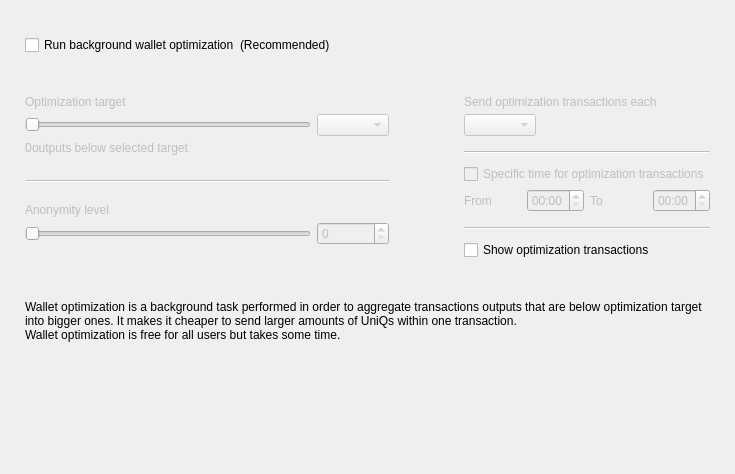
<?xml version="1.0" encoding="UTF-8"?>
<ui version="4.0">
 <class>OptimizationOptionsFrame</class>
 <widget class="QFrame" name="OptimizationOptionsFrame">
  <property name="geometry">
   <rect>
    <x>0</x>
    <y>0</y>
    <width>735</width>
    <height>474</height>
   </rect>
  </property>
  <property name="windowTitle">
   <string>Frame</string>
  </property>
  <property name="frameShape">
   <enum>QFrame::NoFrame</enum>
  </property>
  <property name="frameShadow">
   <enum>QFrame::Raised</enum>
  </property>
  <layout class="QVBoxLayout" name="verticalLayout">
   <property name="spacing">
    <number>0</number>
   </property>
   <property name="leftMargin">
    <number>25</number>
   </property>
   <property name="topMargin">
    <number>35</number>
   </property>
   <property name="rightMargin">
    <number>25</number>
   </property>
   <property name="bottomMargin">
    <number>0</number>
   </property>
   <item>
    <layout class="QHBoxLayout" name="horizontalLayout_2">
     <item>
      <widget class="QCheckBox" name="m_enableOptimizationCheck">
       <property name="text">
        <string>Run background wallet optimization</string>
       </property>
      </widget>
     </item>
     <item>
      <widget class="WalletGui::WalletNormalGrayTextLabel" name="label_8">
       <property name="text">
        <string>(Recommended)</string>
       </property>
      </widget>
     </item>
     <item>
      <spacer name="horizontalSpacer">
       <property name="orientation">
        <enum>Qt::Horizontal</enum>
       </property>
       <property name="sizeHint" stdset="0">
        <size>
         <width>40</width>
         <height>20</height>
        </size>
       </property>
      </spacer>
     </item>
    </layout>
   </item>
   <item>
    <spacer name="verticalSpacer_2">
     <property name="orientation">
      <enum>Qt::Vertical</enum>
     </property>
     <property name="sizeType">
      <enum>QSizePolicy::Fixed</enum>
     </property>
     <property name="sizeHint" stdset="0">
      <size>
       <width>20</width>
       <height>40</height>
      </size>
     </property>
    </spacer>
   </item>
   <item>
    <widget class="QWidget" name="m_optimizationOptionsWidget" native="true">
     <property name="enabled">
      <bool>true</bool>
     </property>
     <layout class="QHBoxLayout" name="horizontalLayout">
      <property name="spacing">
       <number>75</number>
      </property>
      <property name="leftMargin">
       <number>0</number>
      </property>
      <property name="topMargin">
       <number>0</number>
      </property>
      <property name="rightMargin">
       <number>0</number>
      </property>
      <property name="bottomMargin">
       <number>0</number>
      </property>
      <item alignment="Qt::AlignTop">
       <widget class="QWidget" name="widget1" native="true">
        <property name="enabled">
         <bool>false</bool>
        </property>
        <layout class="QGridLayout" name="gridLayout" columnstretch="50,0,0,0">
         <property name="leftMargin">
          <number>0</number>
         </property>
         <property name="topMargin">
          <number>0</number>
         </property>
         <property name="rightMargin">
          <number>0</number>
         </property>
         <property name="bottomMargin">
          <number>0</number>
         </property>
         <property name="verticalSpacing">
          <number>5</number>
         </property>
         <item row="0" column="0" colspan="4">
          <widget class="WalletGui::WalletNormalBlackTextLabel" name="label_5">
           <property name="text">
            <string>Optimization target</string>
           </property>
           <property name="indent">
            <number>0</number>
           </property>
          </widget>
         </item>
         <item row="4" column="0" colspan="4">
          <spacer name="verticalSpacer_3">
           <property name="orientation">
            <enum>Qt::Vertical</enum>
           </property>
           <property name="sizeType">
            <enum>QSizePolicy::Fixed</enum>
           </property>
           <property name="sizeHint" stdset="0">
            <size>
             <width>20</width>
             <height>20</height>
            </size>
           </property>
          </spacer>
         </item>
         <item row="1" column="0" colspan="3">
          <widget class="QSlider" name="m_thresholdSlider">
           <property name="maximum">
            <number>6</number>
           </property>
           <property name="pageStep">
            <number>1</number>
           </property>
           <property name="orientation">
            <enum>Qt::Horizontal</enum>
           </property>
          </widget>
         </item>
         <item row="1" column="3">
          <widget class="QComboBox" name="m_thresholdCombo"/>
         </item>
         <item row="5" column="0" colspan="4">
          <widget class="Line" name="line">
           <property name="orientation">
            <enum>Qt::Horizontal</enum>
           </property>
          </widget>
         </item>
         <item row="6" column="0" colspan="4">
          <spacer name="verticalSpacer_4">
           <property name="orientation">
            <enum>Qt::Vertical</enum>
           </property>
           <property name="sizeType">
            <enum>QSizePolicy::Fixed</enum>
           </property>
           <property name="sizeHint" stdset="0">
            <size>
             <width>20</width>
             <height>15</height>
            </size>
           </property>
          </spacer>
         </item>
         <item row="8" column="3">
          <widget class="QSpinBox" name="m_mixinSpin">
           <property name="buttonSymbols">
            <enum>QAbstractSpinBox::UpDownArrows</enum>
           </property>
          </widget>
         </item>
         <item row="7" column="0" colspan="4">
          <widget class="WalletGui::WalletNormalBlackTextLabel" name="label_7">
           <property name="text">
            <string>Anonymity level</string>
           </property>
           <property name="indent">
            <number>0</number>
           </property>
          </widget>
         </item>
         <item row="8" column="0" colspan="3">
          <widget class="QSlider" name="m_mixinSlider">
           <property name="pageStep">
            <number>1</number>
           </property>
           <property name="orientation">
            <enum>Qt::Horizontal</enum>
           </property>
          </widget>
         </item>
         <item row="2" column="0" colspan="4">
          <spacer name="verticalSpacer_12">
           <property name="orientation">
            <enum>Qt::Vertical</enum>
           </property>
           <property name="sizeType">
            <enum>QSizePolicy::Fixed</enum>
           </property>
           <property name="sizeHint" stdset="0">
            <size>
             <width>20</width>
             <height>0</height>
            </size>
           </property>
          </spacer>
         </item>
         <item row="3" column="0" colspan="4">
          <layout class="QHBoxLayout" name="horizontalLayout_3" stretch="0,1">
           <item>
            <widget class="QLabel" name="m_nonOptimizedOutputsLabel">
             <property name="text">
              <string>0</string>
             </property>
            </widget>
           </item>
           <item>
            <widget class="WalletGui::WalletNormalBlackTextLabel" name="m_nonOptimizedOutputsTextLabel">
             <property name="text">
              <string>outputs below selected target</string>
             </property>
            </widget>
           </item>
          </layout>
         </item>
        </layout>
       </widget>
      </item>
      <item>
       <layout class="QVBoxLayout" name="verticalLayout_3">
        <property name="spacing">
         <number>10</number>
        </property>
        <property name="rightMargin">
         <number>0</number>
        </property>
        <property name="bottomMargin">
         <number>0</number>
        </property>
        <item>
         <widget class="QWidget" name="widget2" native="true">
          <property name="enabled">
           <bool>false</bool>
          </property>
          <layout class="QGridLayout" name="gridLayout_2" columnstretch="0,0,0,0">
           <property name="leftMargin">
            <number>0</number>
           </property>
           <property name="topMargin">
            <number>0</number>
           </property>
           <property name="rightMargin">
            <number>0</number>
           </property>
           <property name="bottomMargin">
            <number>0</number>
           </property>
           <property name="verticalSpacing">
            <number>5</number>
           </property>
           <item row="2" column="0" colspan="2" alignment="Qt::AlignLeft">
            <widget class="QComboBox" name="m_periodCombo"/>
           </item>
           <item row="8" column="0">
            <widget class="WalletGui::WalletNormalBlackTextLabel" name="label_2">
             <property name="text">
              <string>From</string>
             </property>
            </widget>
           </item>
           <item row="8" column="1">
            <widget class="QTimeEdit" name="m_startTimeEdit">
             <property name="enabled">
              <bool>false</bool>
             </property>
             <property name="displayFormat">
              <string>HH:mm</string>
             </property>
            </widget>
           </item>
           <item row="8" column="2">
            <widget class="WalletGui::WalletNormalBlackTextLabel" name="label_3">
             <property name="text">
              <string>To</string>
             </property>
            </widget>
           </item>
           <item row="8" column="3">
            <widget class="QTimeEdit" name="m_stopTimeEdit">
             <property name="enabled">
              <bool>false</bool>
             </property>
             <property name="displayFormat">
              <string>HH:mm</string>
             </property>
            </widget>
           </item>
           <item row="6" column="0" colspan="4">
            <widget class="QCheckBox" name="m_optimizationTimeCheck">
             <property name="text">
              <string>Specific time for optimization transactions</string>
             </property>
            </widget>
           </item>
           <item row="4" column="0" colspan="4">
            <widget class="Line" name="line_2">
             <property name="orientation">
              <enum>Qt::Horizontal</enum>
             </property>
            </widget>
           </item>
           <item row="0" column="0" colspan="4">
            <widget class="WalletGui::WalletNormalBlackTextLabel" name="label_4">
             <property name="text">
              <string>Send optimization transactions each</string>
             </property>
             <property name="indent">
              <number>0</number>
             </property>
            </widget>
           </item>
           <item row="7" column="0" colspan="4">
            <spacer name="verticalSpacer_8">
             <property name="orientation">
              <enum>Qt::Vertical</enum>
             </property>
             <property name="sizeType">
              <enum>QSizePolicy::Fixed</enum>
             </property>
             <property name="sizeHint" stdset="0">
              <size>
               <width>20</width>
               <height>0</height>
              </size>
             </property>
            </spacer>
           </item>
           <item row="3" column="0" colspan="4">
            <spacer name="verticalSpacer_6">
             <property name="orientation">
              <enum>Qt::Vertical</enum>
             </property>
             <property name="sizeType">
              <enum>QSizePolicy::Fixed</enum>
             </property>
             <property name="sizeHint" stdset="0">
              <size>
               <width>20</width>
               <height>10</height>
              </size>
             </property>
            </spacer>
           </item>
           <item row="10" column="0" colspan="4">
            <widget class="Line" name="line_3">
             <property name="orientation">
              <enum>Qt::Horizontal</enum>
             </property>
            </widget>
           </item>
           <item row="1" column="0" colspan="4">
            <spacer name="verticalSpacer_5">
             <property name="orientation">
              <enum>Qt::Vertical</enum>
             </property>
             <property name="sizeType">
              <enum>QSizePolicy::Fixed</enum>
             </property>
             <property name="sizeHint" stdset="0">
              <size>
               <width>20</width>
               <height>0</height>
              </size>
             </property>
            </spacer>
           </item>
           <item row="5" column="0" colspan="4">
            <spacer name="verticalSpacer_7">
             <property name="orientation">
              <enum>Qt::Vertical</enum>
             </property>
             <property name="sizeType">
              <enum>QSizePolicy::Fixed</enum>
             </property>
             <property name="sizeHint" stdset="0">
              <size>
               <width>20</width>
               <height>5</height>
              </size>
             </property>
            </spacer>
           </item>
           <item row="9" column="0" colspan="4">
            <spacer name="verticalSpacer_10">
             <property name="orientation">
              <enum>Qt::Vertical</enum>
             </property>
             <property name="sizeType">
              <enum>QSizePolicy::Fixed</enum>
             </property>
             <property name="sizeHint" stdset="0">
              <size>
               <width>20</width>
               <height>10</height>
              </size>
             </property>
            </spacer>
           </item>
          </layout>
         </widget>
        </item>
        <item>
         <widget class="QCheckBox" name="m_showFusionTransactionsCheck">
          <property name="enabled">
           <bool>true</bool>
          </property>
          <property name="text">
           <string>Show optimization transactions</string>
          </property>
         </widget>
        </item>
       </layout>
      </item>
     </layout>
    </widget>
   </item>
   <item>
    <spacer name="verticalSpacer_11">
     <property name="orientation">
      <enum>Qt::Vertical</enum>
     </property>
     <property name="sizeType">
      <enum>QSizePolicy::Fixed</enum>
     </property>
     <property name="sizeHint" stdset="0">
      <size>
       <width>20</width>
       <height>40</height>
      </size>
     </property>
    </spacer>
   </item>
   <item>
    <widget class="WalletGui::WalletExtraNormalGrayTextLabel" name="m_helpLabel">
     <property name="text">
      <string>Wallet optimization is a background task performed in order to aggregate transactions outputs that are below optimization target into bigger ones. It makes it cheaper to send larger amounts of UniQs within one transaction.
Wallet optimization is free for all users but takes some time.</string>
     </property>
     <property name="wordWrap">
      <bool>true</bool>
     </property>
    </widget>
   </item>
   <item>
    <spacer name="verticalSpacer">
     <property name="orientation">
      <enum>Qt::Vertical</enum>
     </property>
     <property name="sizeHint" stdset="0">
      <size>
       <width>20</width>
       <height>40</height>
      </size>
     </property>
    </spacer>
   </item>
  </layout>
 </widget>
 <customwidgets>
  <customwidget>
   <class>WalletGui::WalletNormalGrayTextLabel</class>
   <extends>QLabel</extends>
   <header>Gui/Common/WalletTextLabel.h</header>
  </customwidget>
  <customwidget>
   <class>WalletGui::WalletNormalBlackTextLabel</class>
   <extends>QLabel</extends>
   <header>Gui/Common/WalletTextLabel.h</header>
  </customwidget>
  <customwidget>
   <class>WalletGui::WalletExtraNormalGrayTextLabel</class>
   <extends>QLabel</extends>
   <header>Gui/Common/WalletTextLabel.h</header>
  </customwidget>
 </customwidgets>
 <resources/>
 <connections>
  <connection>
   <sender>m_enableOptimizationCheck</sender>
   <signal>toggled(bool)</signal>
   <receiver>widget1</receiver>
   <slot>setEnabled(bool)</slot>
   <hints>
    <hint type="sourcelabel">
     <x>147</x>
     <y>47</y>
    </hint>
    <hint type="destinationlabel">
     <x>176</x>
     <y>204</y>
    </hint>
   </hints>
  </connection>
  <connection>
   <sender>m_thresholdSlider</sender>
   <signal>valueChanged(int)</signal>
   <receiver>OptimizationOptionsFrame</receiver>
   <slot>thresholdChanged(int)</slot>
   <hints>
    <hint type="sourcelabel">
     <x>116</x>
     <y>139</y>
    </hint>
    <hint type="destinationlabel">
     <x>355</x>
     <y>194</y>
    </hint>
   </hints>
  </connection>
  <connection>
   <sender>m_mixinSlider</sender>
   <signal>valueChanged(int)</signal>
   <receiver>OptimizationOptionsFrame</receiver>
   <slot>mixinChanged(int)</slot>
   <hints>
    <hint type="sourcelabel">
     <x>116</x>
     <y>240</y>
    </hint>
    <hint type="destinationlabel">
     <x>367</x>
     <y>236</y>
    </hint>
   </hints>
  </connection>
  <connection>
   <sender>m_optimizationTimeCheck</sender>
   <signal>toggled(bool)</signal>
   <receiver>m_startTimeEdit</receiver>
   <slot>setEnabled(bool)</slot>
   <hints>
    <hint type="sourcelabel">
     <x>543</x>
     <y>179</y>
    </hint>
    <hint type="destinationlabel">
     <x>501</x>
     <y>207</y>
    </hint>
   </hints>
  </connection>
  <connection>
   <sender>m_optimizationTimeCheck</sender>
   <signal>toggled(bool)</signal>
   <receiver>m_stopTimeEdit</receiver>
   <slot>setEnabled(bool)</slot>
   <hints>
    <hint type="sourcelabel">
     <x>543</x>
     <y>179</y>
    </hint>
    <hint type="destinationlabel">
     <x>643</x>
     <y>207</y>
    </hint>
   </hints>
  </connection>
  <connection>
   <sender>m_mixinSpin</sender>
   <signal>valueChanged(int)</signal>
   <receiver>OptimizationOptionsFrame</receiver>
   <slot>mixinChanged(int)</slot>
   <hints>
    <hint type="sourcelabel">
     <x>273</x>
     <y>271</y>
    </hint>
    <hint type="destinationlabel">
     <x>367</x>
     <y>236</y>
    </hint>
   </hints>
  </connection>
  <connection>
   <sender>m_thresholdCombo</sender>
   <signal>currentIndexChanged(int)</signal>
   <receiver>OptimizationOptionsFrame</receiver>
   <slot>thresholdChanged(int)</slot>
   <hints>
    <hint type="sourcelabel">
     <x>270</x>
     <y>139</y>
    </hint>
    <hint type="destinationlabel">
     <x>367</x>
     <y>236</y>
    </hint>
   </hints>
  </connection>
  <connection>
   <sender>m_enableOptimizationCheck</sender>
   <signal>toggled(bool)</signal>
   <receiver>widget2</receiver>
   <slot>setEnabled(bool)</slot>
   <hints>
    <hint type="sourcelabel">
     <x>158</x>
     <y>48</y>
    </hint>
    <hint type="destinationlabel">
     <x>556</x>
     <y>197</y>
    </hint>
   </hints>
  </connection>
 </connections>
 <slots>
  <slot>thresholdChanged(int)</slot>
  <slot>mixinChanged(int)</slot>
 </slots>
</ui>
